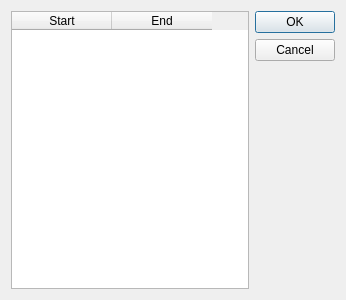
<?xml version="1.0" encoding="UTF-8"?>
<ui version="4.0">
 <class>RandomTrackInterface</class>
 <widget class="QDialog" name="RandomTrackInterface">
  <property name="geometry">
   <rect>
    <x>0</x>
    <y>0</y>
    <width>346</width>
    <height>300</height>
   </rect>
  </property>
  <property name="windowTitle">
   <string>Dialog</string>
  </property>
  <layout class="QHBoxLayout" name="horizontalLayout">
   <item>
    <widget class="QTableWidget" name="tW_RT">
     <column>
      <property name="text">
       <string>Start</string>
      </property>
     </column>
     <column>
      <property name="text">
       <string>End</string>
      </property>
     </column>
    </widget>
   </item>
   <item>
    <widget class="QDialogButtonBox" name="buttonBox">
     <property name="orientation">
      <enum>Qt::Vertical</enum>
     </property>
     <property name="standardButtons">
      <set>QDialogButtonBox::Cancel|QDialogButtonBox::Ok</set>
     </property>
    </widget>
   </item>
  </layout>
 </widget>
 <resources/>
 <connections>
  <connection>
   <sender>buttonBox</sender>
   <signal>accepted()</signal>
   <receiver>RandomTrackInterface</receiver>
   <slot>accept()</slot>
   <hints>
    <hint type="sourcelabel">
     <x>248</x>
     <y>254</y>
    </hint>
    <hint type="destinationlabel">
     <x>157</x>
     <y>274</y>
    </hint>
   </hints>
  </connection>
  <connection>
   <sender>buttonBox</sender>
   <signal>rejected()</signal>
   <receiver>RandomTrackInterface</receiver>
   <slot>reject()</slot>
   <hints>
    <hint type="sourcelabel">
     <x>316</x>
     <y>260</y>
    </hint>
    <hint type="destinationlabel">
     <x>286</x>
     <y>274</y>
    </hint>
   </hints>
  </connection>
 </connections>
</ui>
